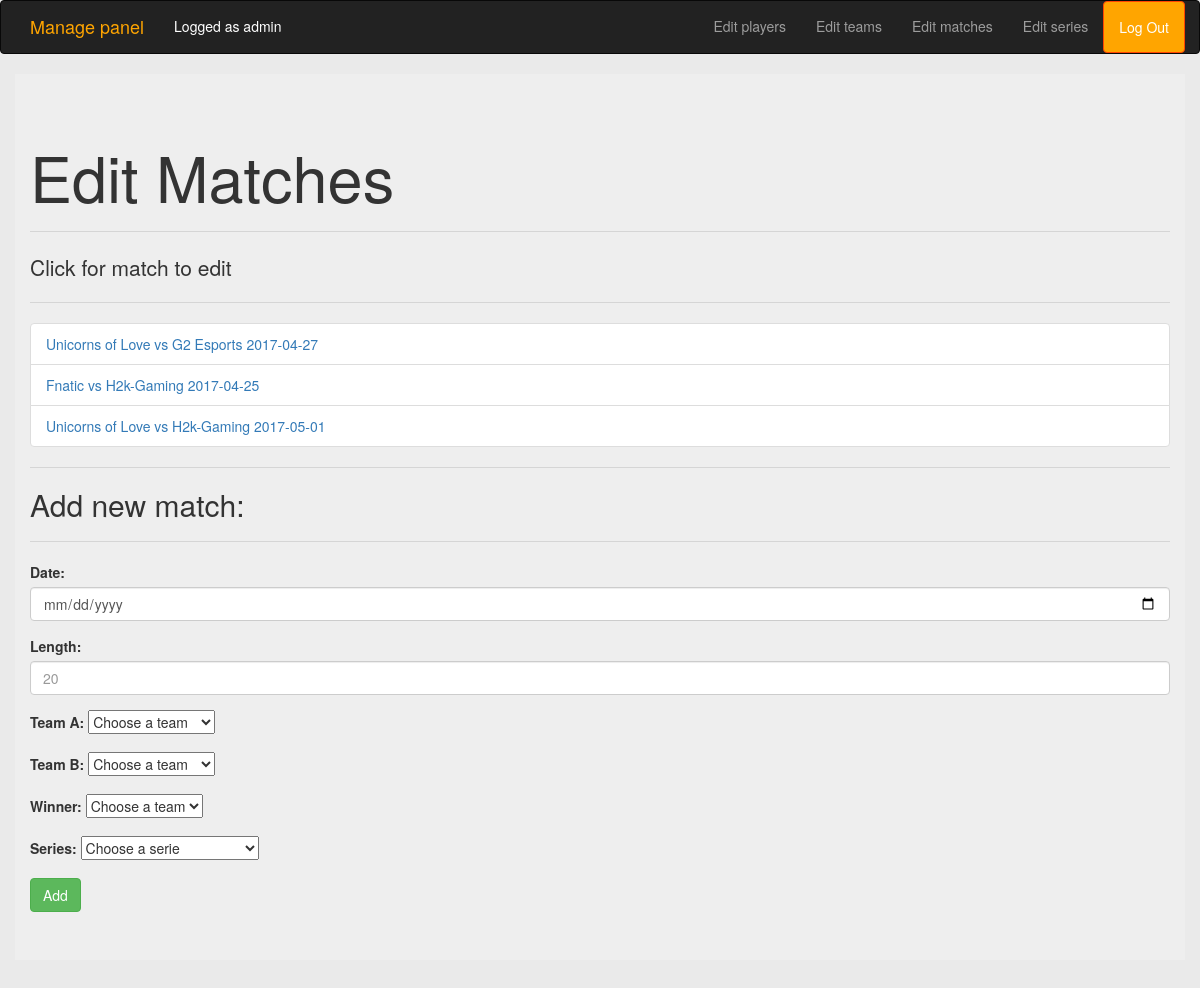
Page /manage/matches (signed in) on the earlier database version.
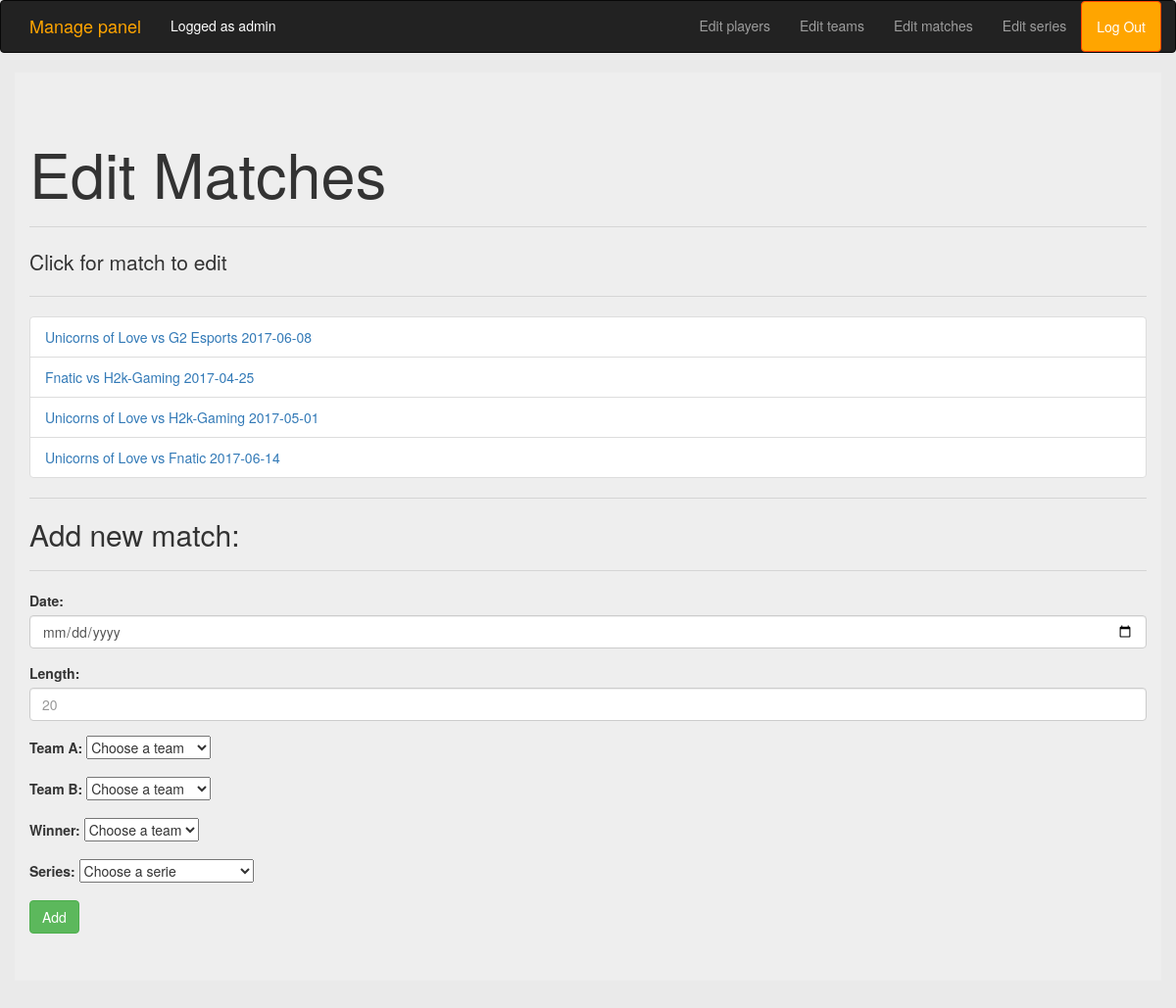
Same page on the later database version.
### game/models.py (models this page shows, shortened)
class Game(models.Model):
    date = models.DateField()
    length = models.IntegerField(default=20)
    teamA = models.ForeignKey(Team, related_name='teamA')
    teamB = models.ForeignKey(Team, related_name='teamB')
    winner = models.ForeignKey(Team, related_name='winner')
    serie = models.ForeignKey(Serie)
    def __str__(self):
        return self.teamA.name + ' vs ' + self.teamB.name + ' ' + str(self.date)

class Team(models.Model):
    name = models.CharField(max_length=20)
    def __str__(self):
        return self.name

### managePanel/views.py (the view)
def matches(request):
    if not request.user.is_authenticated:
        return redirect('/manage/')
    games = Game.objects.all()
    teams = Team.objects.all()
    series = Serie.objects.all()
    return render(request, 'manageMatches.html', {'games': games, 'teams': teams, 'series': series})

### game/models.py (called while the page is built)
    def __str__(self):
        return str(self.begin) + ' - ' + str(self.end)

### managePanel/templates/manageMatches.html (shortened to what this page needs)
{% extends "manageBase.html" %}
{% block content %}
    <h1>Edit Matches</h1>
    <hr>
    <p>Click for match to edit</p>
    <hr>
    <ul class="list-group">
        {% for g in games %}
            <li class="list-group-item"><a href="{% url 'manage:editMatch' g.id %}">{{ g }}</a></li>
        {% endfor %}
    </ul>
    <hr>
    <h2>Add new match:</h2>
    <hr>
    <form method="post" action="{% url 'manage:addMatch' %}">{% csrf_token %}
        <div class="form-group">
            <label for="date">Date:</label>
            <input type="date" class="form-control" placeholder="dd-mm-yyyy" name="date" required>
        </div>
        <div class="form-group">
            <label for="length">Length:</label>
            <input type="number" class="form-control" placeholder="20" name="length" required>
        </div>
        <div class="form-group">
            <label for="team_a">Team A: </label>
            <select title="Team A" name="team_a" required>
                <option disabled selected hidden>Choose a team</option>
            </select>
        </div>
        <div class="form-group">
            <label for="team_b">Team B: </label>
            <select title="Team B" name="team_b" required>
                <option disabled selected hidden>Choose a team</option>
            </select>
        </div>
        <div class="form-group">
            <label for="winner">Winner: </label>
            <select title="Team B" name="winner" required>
                <option disabled selected hidden>Choose a team</option>
            </select>
        </div>
        <div class="form-group">
            <label for="series">Series: </label>
            <select title="Series" name="series" required>
                <option disabled selected hidden>Choose a serie</option>
            </select>
        </div>
        <button type="submit" class="btn btn-success">Add</button>
    </form>
{% endblock %}

### managePanel/templates/manageBase.html (shortened to what this page needs)
{% load static %}
<!DOCTYPE html>
<html lang="en">
<head>
    <link rel="stylesheet" href="{% static "css/bootstrap.min.css" %}">
    <link rel="stylesheet" href="{% static "css/style.css" %}">
</head>
<body>
<nav class="navbar navbar-inverse">
    <div class="container">
        <div class="navbar-brand">
            <p><a style="color: orange" href="{% url 'manage:home' %}">Manage panel</a></p>
        </div>
        <div class="nav navbar-text" style="color: white">Logged as {{ user }}</div>
        <ul class="nav navbar-nav navbar-right">
            <li><a href="{% url 'manage:players' %}">Edit players</a></li>
            <li><a href="{% url 'manage:teams' %}">Edit teams</a></li>
            <li><a href="{% url 'manage:matches' %}">Edit matches</a></li>
            <li><a href="{% url 'manage:series' %}">Edit series</a></li>
            <li><a class="btn" id="logOut" href="{% url 'manage:logout' %}">Log Out</a></li>
        </ul>
    </div>
</nav>
<div class="container jumbotron">
    {% block content %}
    {% endblock %}
</div>
</body>
</html>

### static/css/style.css (style rules this page uses)
body { background-color: #eaeaea; }
hr { border-top: 1px solid #222222; }
h1 { color: red; }
#logOut { border-color: orangered; background-color: orange; color: white; }

Differences in the rows shown:
changed Game: teamA+teamB+date "Unicorns of Love vs G2 Esports 2017-04-27" → "Unicorns of Love vs G2 Esports 2017-06-08"
added Game: teamA+teamB+date "Unicorns of Love vs Fnatic 2017-06-14"
